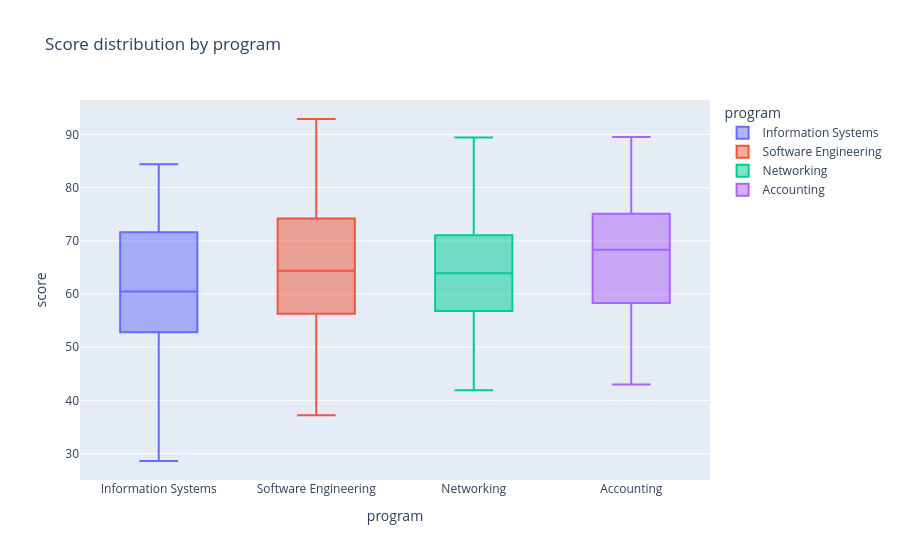

The notebook cell this image was saved under:
### Code cell
## Bonus  : One chart four stories 
figb = px.box(df, x="program", y="score", color="program", title="Score distribution by program")
figb.show()

### Figure 1 — Plotly figure (JSON) as saved in the notebook; plotly's stock layout.template omitted (floating-point values rounded to 4 significant figures)
{"data": [{"alignmentgroup": "True", "hovertemplate": "program=%{x}<br>score=%{y}<extra></extra>", "legendgroup": "Information Systems", "marker": {"color": "#636efa"}, "name": "Information Systems", "notched": false, "offsetgroup": "Information Systems", "orientation": "v", "showlegend": true, "type": "box", "x": ["Information Systems", "Information Systems", "Information Systems", "Information Systems", "Information Systems", "Information Systems", "Information Systems", "Information Systems", "Information Systems", "Information Systems", "Information Systems", "Information Systems", "Information Systems", "Information Systems", "Information Systems", "Information Systems", "Information Systems", "Information Systems", "Information Systems", "Information Systems", "Information Systems", "Information Systems", "Information Systems", "Information Systems", "Information Systems", "Information Systems", "Information Systems", "Information Systems", "Information Systems", "Information Systems", "Information Systems", "Information Systems", "Information Systems", "Information Systems", "Information Systems", "Information Systems", "Information Systems", "Information Systems"], "x0": " ", "xaxis": "x", "y": [28.6, 42.3, 47.8, 60.9, 49.1, 59.0, 67.7, 74.4, 65.7, 78.9, 84.4, 59.9, 68.7, 78.6, 50.0, 44.6, 54.5, 60.0, 55.7, 61.2, 71.6, 77.2, 55.9, 61.5, 74.7, 76.8, 72.6, 81.4, 52.8, 48.5, 57.3, 67.2, 52.4, 51.5, 56.9, 63.6, 58.3, 68.2], "y0": " ", "yaxis": "y"}, {"alignmentgroup": "True", "hovertemplate": "program=%{x}<br>score=%{y}<extra></extra>", "legendgroup": "Software Engineering", "marker": {"color": "#EF553B"}, "name": "Software Engineering", "notched": false, "offsetgroup": "Software Engineering", "orientation": "v", "showlegend": true, "type": "box", "x": ["Software Engineering", "Software Engineering", "Software Engineering", "Software Engineering", "Software Engineering", "Software Engineering", "Software Engineering", "Software Engineering", "Software Engineering", "Software Engineering", "Software Engineering", "Software Engineering", "Software Engineering", "Software Engineering", "Software Engineering", "Software Engineering", "Software Engineering", "Software Engineering", "Software Engineering", "Software Engineering", "Software Engineering", "Software Engineering", "Software Engineering", "Software Engineering", "Software Engineering", "Software Engineering", "Software Engineering", "Software Engineering", "Software Engineering", "Software Engineering", "Software Engineering", "Software Engineering", "Software Engineering", "Software Engineering", "Software Engineering", "Software Engineering", "Software Engineering", "Software Engineering"], "x0": " ", "xaxis": "x", "y": [64.5, 74.4, 83.2, 62.0, 64.2, 77.9, 83.4, 45.1, 53.8, 63.8, 55.0, 60.5, 70.5, 62.2, 54.8, 60.3, 73.4, 64.8, 71.4, 80.2, 90.1, 47.4, 60.6, 66.0, 37.2, 50.8, 56.3, 66.2, 57.6, 67.4, 73.0, 82.9, 74.2, 84.1, 92.9, 37.7, 43.1, 56.3], "y0": " ", "yaxis": "y"}, {"alignmentgroup": "True", "hovertemplate": "program=%{x}<br>score=%{y}<extra></extra>", "legendgroup": "Networking", "marker": {"color": "#00cc96"}, "name": "Networking", "notched": false, "offsetgroup": "Networking", "orientation": "v", "showlegend": true, "type": "box", "x": ["Networking", "Networking", "Networking", "Networking", "Networking", "Networking", "Networking", "Networking", "Networking", "Networking", "Networking", "Networking", "Networking", "Networking", "Networking", "Networking", "Networking", "Networking", "Networking", "Networking", "Networking", "Networking", "Networking", "Networking", "Networking", "Networking", "Networking", "Networking", "Networking", "Networking", "Networking", "Networking", "Networking", "Networking", "Networking", "Networking", "Networking"], "x0": " ", "xaxis": "x", "y": [52.7, 62.6, 53.9, 63.9, 69.3, 48.1, 56.9, 59.2, 69.0, 63.6, 70.8, 76.2, 89.4, 80.8, 56.6, 65.3, 44.1, 46.4, 59.5, 65.1, 60.8, 66.3, 71.8, 70.8, 73.0, 82.9, 74.8, 70.5, 41.9, 55.6, 61.1, 53.6, 62.4, 72.3, 63.6, 69.1, 79.0], "y0": " ", "yaxis": "y"}, {"alignmentgroup": "True", "hovertemplate": "program=%{x}<br>score=%{y}<extra></extra>", "legendgroup": "Accounting", "marker": {"color": "#ab63fa"}, "name": "Accounting", "notched": false, "offsetgroup": "Accounting", "orientation": "v", "showlegend": true, "type": "box", "x": ["Accounting", "Accounting", "Accounting", "Accounting", "Accounting", "Accounting", "Accounting", "Accounting", "Accounting", "Accounting", "Accounting", "Accounting", "Accounting", "Accounting", "Accounting", "Accounting", "Accounting", "Accounting", "Accounting", "Accounting", "Accounting", "Accounting", "Accounting", "Accounting", "Accounting", "Accounting", "Accounting", "Accounting", "Accounting", "Accounting", "Accounting", "Accounting", "Accounting", "Accounting", "Accounting", "Accounting", "Accounting"], "x0": " ", "xaxis": "x", "y": [68.3, 67.4, 72.8, 75.0, 74.1, 79.6, 89.5, 64.2, 43.0, 48.5, 58.4, 49.8, 59.7, 68.4, 75.5, 66.9, 80.0, 82.3, 70.8, 69.8, 75.3, 51.2, 45.7, 55.6, 58.0, 71.1, 62.4, 69.1, 77.8, 56.6, 62.1, 67.7, 77.5, 72.1, 79.3, 53.9, 67.1], "y0": " ", "yaxis": "y"}], "layout": {"boxmode": "overlay", "legend": {"title": {"text": "program"}, "tracegroupgap": 0}, "title": {"text": "Score distribution by program"}, "xaxis": {"anchor": "y", "categoryarray": ["Information Systems", "Software Engineering", "Networking", "Accounting"], "categoryorder": "array", "domain": [0, 1], "title": {"text": "program"}}, "yaxis": {"anchor": "x", "domain": [0, 1], "title": {"text": "score"}}}}
